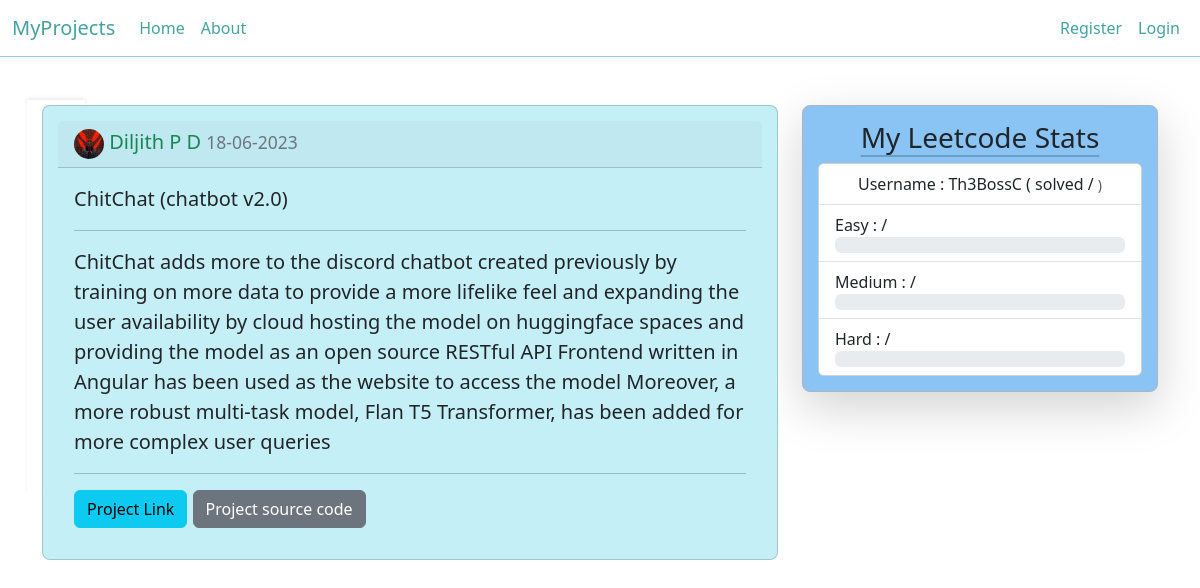
Screenshot of /posts/8 with the database file from the repository.
### myProjects/models.py (models this page shows, shortened)
class User(db.Model, UserMixin):
    id = db.Column(db.Integer, primary_key = True)
    username = db.Column(db.String(20), unique = True, nullable = False)
    email = db.Column(db.String(120), unique = True, nullable = False)
    image_file = db.Column(db.String(20), nullable = False, default = 'default.jpg')
    password = db.Column(db.String(60), nullable = False)
    posts = db.relationship('Post', backref = 'author', lazy = True)

class Post(db.Model):
    id = db.Column(db.Integer, primary_key = True)
    title = db.Column(db.String(100), nullable = False)
    date_posted = db.Column(db.DateTime(), nullable = False, default = datetime.utcnow)
    content = db.Column(db.Text, nullable = False)
    user_id = db.Column(db.Integer, db.ForeignKey('user.id'), nullable = False)
    link  = db.Column(db.String(300), nullable = True)
    source_code = db.Column(db.String(300), nullable = True)
    def __repr__(self):
        return f"Post('{self.id}', '{self.title}', '{self.date_posted}', '{self.user_id}')"

### myProjects/posts/routes.py (the view)
@posts.route('/posts/<int:post_id>')
def post(post_id):
    post = Post.query.get_or_404(post_id)
    print(post)
    return render_template('post.html', post = post, page_details = f"Post by {post.author.username}")

### myProjects/templates/post.html (shortened to what this page needs)
{% extends 'layout.html' %}
{% block content %}
    <div class="main-content card">
        <h5 class="card-header">
            <img class = "small-image" src = "{{url_for('static', filename = 'images/' + post.author.image_file)}}">
            <span class = "text-success">
                {{post.author.username}}
            </span>
            <small class = "text-secondary">
                {{post.date_posted.strftime("%d-%m-%Y")}}
            </small>
        </h5>
        <div class="card-body">
            <blockquote class="blockquote mb-0">
                <p class = "card-text">
                    {{post.title}}
                </p>
                <hr>
                <p class = "card-text">
                    {{post.content}}
                </p>
                <hr>
                <div class="button-group">
                    <a href="{{post.link}}" target = "_blank" class = "btn btn-info {% if not post.link %} disabled {% endif %}">
                      Project Link
                    </a>
                    <a href="{{post.source_code}}" target = "_blank" class = "btn btn-secondary {% if not post.source_code %} disabled {% endif %}">
                        Project source code
                    </a>
                  </div>
            </blockquote>
        </div>
    </div>
{% endblock %}

### myProjects/static/main.css (style rules this page uses)
body { margin-top : 100px; background-image: url('images/background.jpg'); background-size: cover; background-attachment: fixed; }
.main-content { padding : 15px 15px 15px 15px; border-radius: 8px; background-color: rgba(197, 239, 247, 1); margin-top : 5px; }
.small-image { height: 30px; width: 30px; border-radius : 15px; object-fit: cover; }

### rows the page displays
User: image_file (picture), author.username "Diljith P D"
Post: date_posted "18-06-2023", title "ChitChat (chatbot v2.0)", content "ChitChat adds more to the discord chatbot created previously by training on more data to provide a more lifelike feel and expanding the user availability by cloud hosting the model on huggingface spaces and providing the model as an open source RESTful API Frontend written in Angular has been used as the website to access the model Moreover, a more robust multi-task model, Flan T5 Transformer, has been added for more complex user queries"
